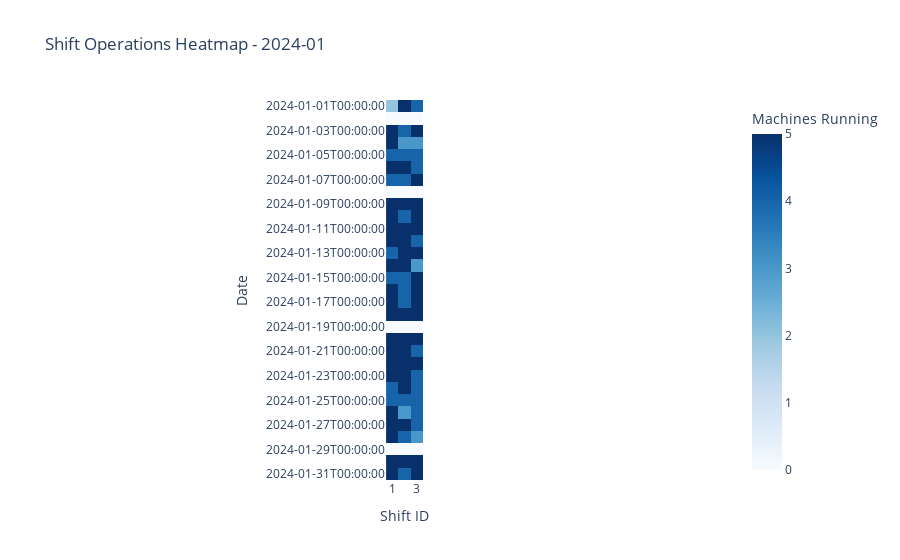
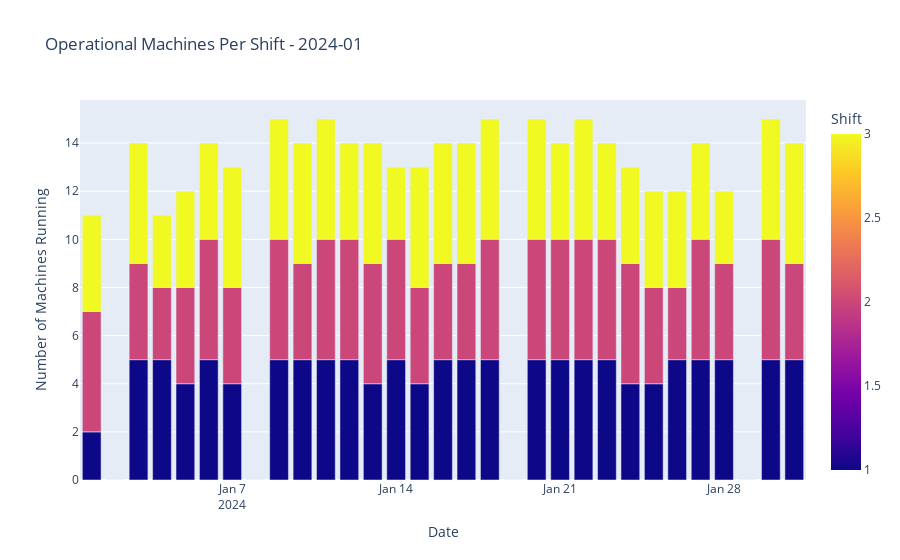

Notebook code for these charts, in order:
### Code cell
visualize_shift_operations(production_df, "2024-01")

### Figure 1 — Plotly figure (JSON) as saved in the notebook; plotly's stock layout.template omitted (floating-point values rounded to 4 significant figures)
{"data": [{"coloraxis": "coloraxis", "hovertemplate": "shift_id: %{x}<br>date: %{y}<br>Machines Running: %{z}<extra></extra>", "name": "0", "type": "heatmap", "x": [1, 2, 3], "xaxis": "x", "y": ["2024-01-01T00:00:00", "2024-01-02T00:00:00", "2024-01-03T00:00:00", "2024-01-04T00:00:00", "2024-01-05T00:00:00", "2024-01-06T00:00:00", "2024-01-07T00:00:00", "2024-01-08T00:00:00", "2024-01-09T00:00:00", "2024-01-10T00:00:00", "2024-01-11T00:00:00", "2024-01-12T00:00:00", "2024-01-13T00:00:00", "2024-01-14T00:00:00", "2024-01-15T00:00:00", "2024-01-16T00:00:00", "2024-01-17T00:00:00", "2024-01-18T00:00:00", "2024-01-19T00:00:00", "2024-01-20T00:00:00", "2024-01-21T00:00:00", "2024-01-22T00:00:00", "2024-01-23T00:00:00", "2024-01-24T00:00:00", "2024-01-25T00:00:00", "2024-01-26T00:00:00", "2024-01-27T00:00:00", "2024-01-28T00:00:00", "2024-01-29T00:00:00", "2024-01-30T00:00:00", "2024-01-31T00:00:00"], "yaxis": "y", "z": [[2, 5, 4], [0, 0, 0], [5, 4, 5], [5, 3, 3], [4, 4, 4], [5, 5, 4], [4, 4, 5], [0, 0, 0], [5, 5, 5], [5, 4, 5], [5, 5, 5], [5, 5, 4], [4, 5, 5], [5, 5, 3], [4, 4, 5], [5, 4, 5], [5, 4, 5], [5, 5, 5], [0, 0, 0], [5, 5, 5], [5, 5, 4], [5, 5, 5], [5, 5, 4], [4, 5, 4], [4, 4, 4], [5, 3, 4], [5, 5, 4], [5, 4, 3], [0, 0, 0], [5, 5, 5], [5, 4, 5]]}], "layout": {"coloraxis": {"colorbar": {"title": {"text": "Machines Running"}}, "colorscale": [[0, "rgb(247,251,255)"], [0.125, "rgb(222,235,247)"], [0.25, "rgb(198,219,239)"], [0.375, "rgb(158,202,225)"], [0.5, "rgb(107,174,214)"], [0.625, "rgb(66,146,198)"], [0.75, "rgb(33,113,181)"], [0.875, "rgb(8,81,156)"], [1, "rgb(8,48,107)"]]}, "title": {"text": "Shift Operations Heatmap - 2024-01"}, "xaxis": {"anchor": "y", "constrain": "domain", "domain": [0, 1], "scaleanchor": "y", "title": {"text": "Shift ID"}, "type": "category"}, "yaxis": {"anchor": "x", "autorange": "reversed", "constrain": "domain", "domain": [0, 1], "title": {"text": "Date"}, "type": "category"}}}

### Figure 2 — Plotly figure (JSON) as saved in the notebook; plotly's stock layout.template omitted (floating-point values rounded to 4 significant figures)
{"data": [{"hovertemplate": "Date=%{x}<br>Number of Machines Running=%{y}<br>Shift=%{marker.color}<extra></extra>", "legendgroup": "", "marker": {"color": [1, 2, 3, 1, 2, 3, 1, 2, 3, 1, 2, 3, 1, 2, 3, 1, 2, 3, 1, 2, 3, 1, 2, 3, 1, 2, 3, 1, 2, 3, 1, 2, 3, 1, 2, 3, 1, 2, 3, 1, 2, 3, 1, 2, 3, 1, 2, 3, 1, 2, 3, 1, 2, 3, 1, 2, 3, 1, 2, 3, 1, 2, 3, 1, 2, 3, 1, 2, 3, 1, 2, 3, 1, 2, 3, 1, 2, 3, 1, 2, 3, 1, 2, 3, 1, 2, 3, 1, 2, 3, 1, 2, 3], "coloraxis": "coloraxis", "pattern": {"shape": ""}}, "name": "", "orientation": "v", "showlegend": false, "textposition": "auto", "type": "bar", "x": ["2024-01-01T00:00:00", "2024-01-01T00:00:00", "2024-01-01T00:00:00", "2024-01-02T00:00:00", "2024-01-02T00:00:00", "2024-01-02T00:00:00", "2024-01-03T00:00:00", "2024-01-03T00:00:00", "2024-01-03T00:00:00", "2024-01-04T00:00:00", "2024-01-04T00:00:00", "2024-01-04T00:00:00", "2024-01-05T00:00:00", "2024-01-05T00:00:00", "2024-01-05T00:00:00", "2024-01-06T00:00:00", "2024-01-06T00:00:00", "2024-01-06T00:00:00", "2024-01-07T00:00:00", "2024-01-07T00:00:00", "2024-01-07T00:00:00", "2024-01-08T00:00:00", "2024-01-08T00:00:00", "2024-01-08T00:00:00", "2024-01-09T00:00:00", "2024-01-09T00:00:00", "2024-01-09T00:00:00", "2024-01-10T00:00:00", "2024-01-10T00:00:00", "2024-01-10T00:00:00", "2024-01-11T00:00:00", "2024-01-11T00:00:00", "2024-01-11T00:00:00", "2024-01-12T00:00:00", "2024-01-12T00:00:00", "2024-01-12T00:00:00", "2024-01-13T00:00:00", "2024-01-13T00:00:00", "2024-01-13T00:00:00", "2024-01-14T00:00:00", "2024-01-14T00:00:00", "2024-01-14T00:00:00", "2024-01-15T00:00:00", "2024-01-15T00:00:00", "2024-01-15T00:00:00", "2024-01-16T00:00:00", "2024-01-16T00:00:00", "2024-01-16T00:00:00", "2024-01-17T00:00:00", "2024-01-17T00:00:00", "2024-01-17T00:00:00", "2024-01-18T00:00:00", "2024-01-18T00:00:00", "2024-01-18T00:00:00", "2024-01-19T00:00:00", "2024-01-19T00:00:00", "2024-01-19T00:00:00", "2024-01-20T00:00:00", "2024-01-20T00:00:00", "2024-01-20T00:00:00", "2024-01-21T00:00:00", "2024-01-21T00:00:00", "2024-01-21T00:00:00", "2024-01-22T00:00:00", "2024-01-22T00:00:00", "2024-01-22T00:00:00", "2024-01-23T00:00:00", "2024-01-23T00:00:00", "2024-01-23T00:00:00", "2024-01-24T00:00:00", "2024-01-24T00:00:00", "2024-01-24T00:00:00", "2024-01-25T00:00:00", "2024-01-25T00:00:00", "2024-01-25T00:00:00", "2024-01-26T00:00:00", "2024-01-26T00:00:00", "2024-01-26T00:00:00", "2024-01-27T00:00:00", "2024-01-27T00:00:00", "2024-01-27T00:00:00", "2024-01-28T00:00:00", "2024-01-28T00:00:00", "2024-01-28T00:00:00", "2024-01-29T00:00:00", "2024-01-29T00:00:00", "2024-01-29T00:00:00", "2024-01-30T00:00:00", "2024-01-30T00:00:00", "2024-01-30T00:00:00", "2024-01-31T00:00:00", "2024-01-31T00:00:00", "2024-01-31T00:00:00"], "xaxis": "x", "y": [2, 5, 4, 0, 0, 0, 5, 4, 5, 5, 3, 3, 4, 4, 4, 5, 5, 4, 4, 4, 5, 0, 0, 0, 5, 5, 5, 5, 4, 5, 5, 5, 5, 5, 5, 4, 4, 5, 5, 5, 5, 3, 4, 4, 5, 5, 4, 5, 5, 4, 5, 5, 5, 5, 0, 0, 0, 5, 5, 5, 5, 5, 4, 5, 5, 5, 5, 5, 4, 4, 5, 4, 4, 4, 4, 5, 3, 4, 5, 5, 4, 5, 4, 3, 0, 0, 0, 5, 5, 5, 5, 4, 5], "yaxis": "y"}], "layout": {"barmode": "stack", "coloraxis": {"colorbar": {"title": {"text": "Shift"}}, "colorscale": [[0, "#0d0887"], [0.1111, "#46039f"], [0.2222, "#7201a8"], [0.3333, "#9c179e"], [0.4444, "#bd3786"], [0.5556, "#d8576b"], [0.6667, "#ed7953"], [0.7778, "#fb9f3a"], [0.8889, "#fdca26"], [1, "#f0f921"]]}, "legend": {"tracegroupgap": 0}, "title": {"text": "Operational Machines Per Shift - 2024-01"}, "xaxis": {"anchor": "y", "domain": [0, 1], "title": {"text": "Date"}}, "yaxis": {"anchor": "x", "domain": [0, 1], "title": {"text": "Number of Machines Running"}}}}
